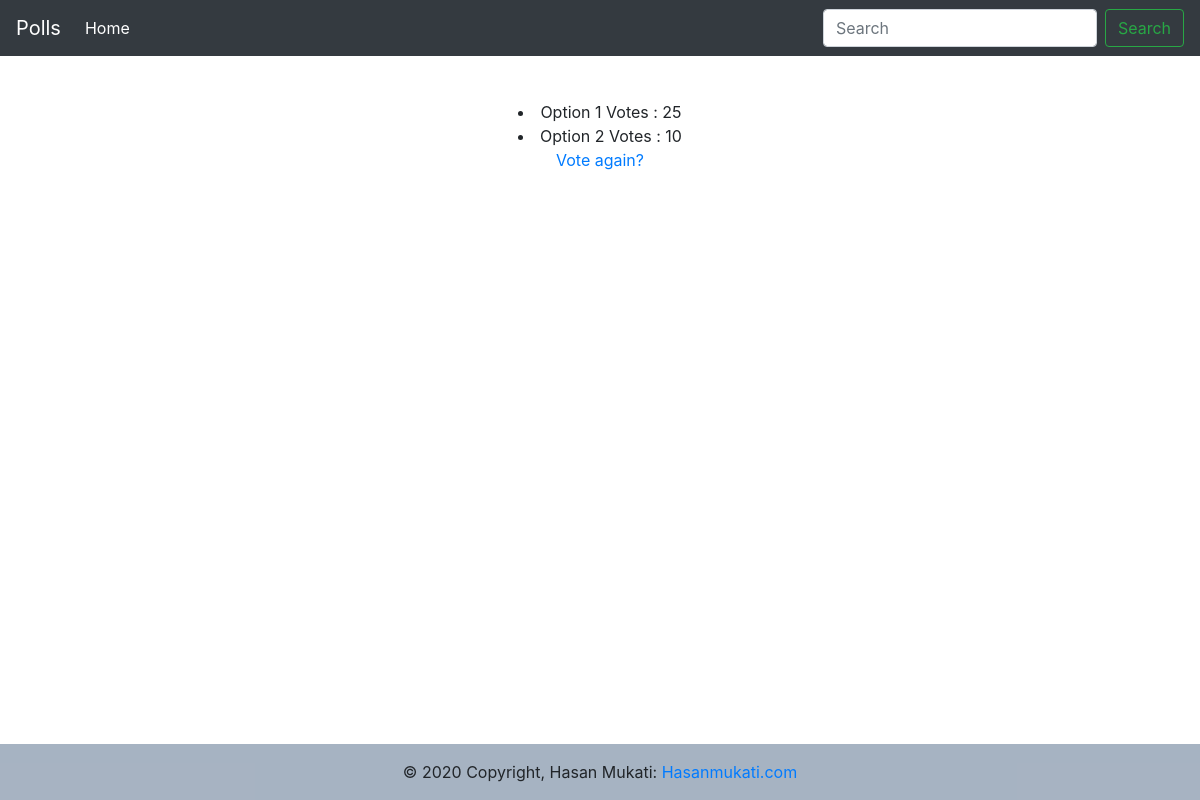
/polls/1/results/, run on an earlier commit of the app's database.
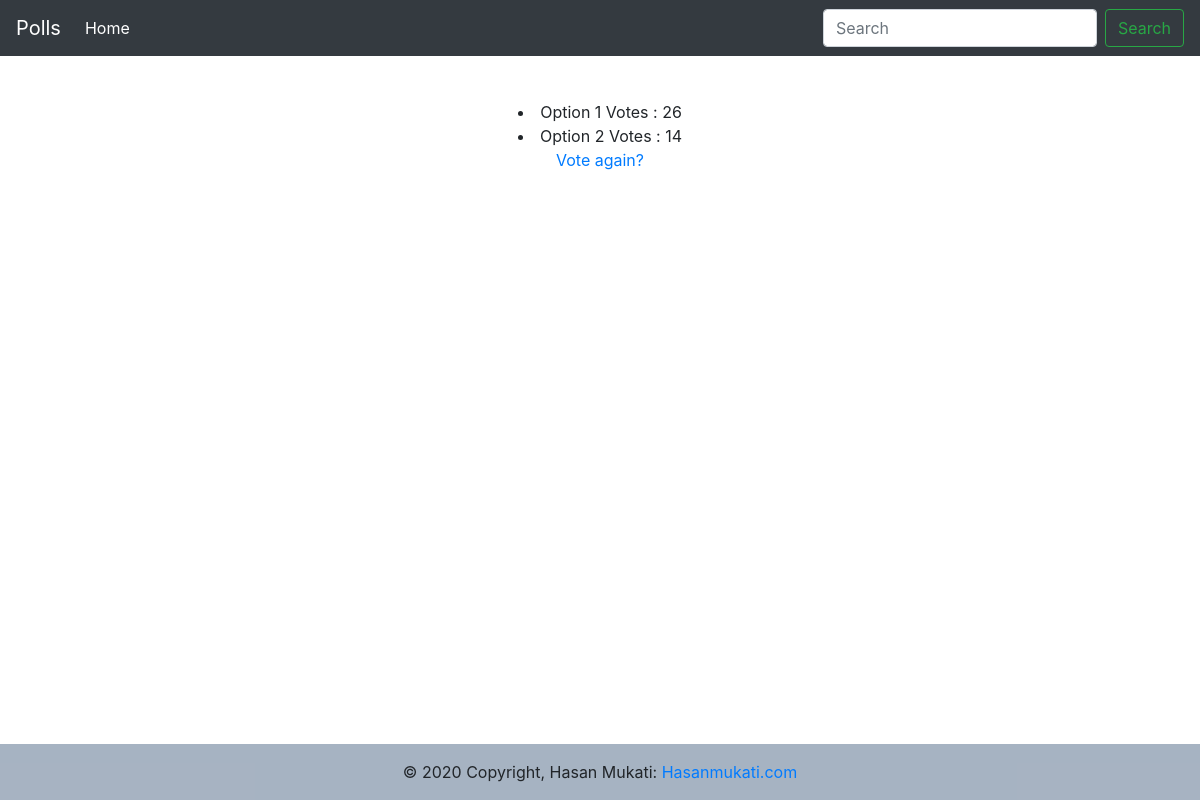
And on a later commit of the database.
### polls/models.py (models this page shows, shortened)
class Question(models.Model):
    question_text = models.CharField(max_length=200)
    pub_date = models.DateTimeField('date published')
    notMuchVotes = models.IntegerField(null=True)
    theSkyeVotes = models.IntegerField(null=True)
    from django.db import models

### polls/views.py (the view)
# urls.py: path('<int:question_id>/results/', views.results, name='results'),
def results(request, question_id):
    dataIn = request.POST.copy()
    try:
        question = Question.objects.get(id=question_id)
        if int(dataIn['choice']) == 10:
            currentVotes = question.notMuchVotes
            question.notMuchVotes = currentVotes + 1
        else:
            currentVotes = question.theSkyeVotes
            question.theSkyeVotes = currentVotes + 1
        question.save()
    except:
        pass
    question = get_object_or_404(Question, pk=question_id)
    return render(request, 'polls/results.html', {'question': question})

### polls/templates/polls/results.html (shortened to what this page needs)
<!DOCTYPE html>
<html lang="en">
  <head>
    <link rel="stylesheet" href="https://stackpath.bootstrapcdn.com/bootstrap/4.5.2/css/bootstrap.min.css">
</head>
<body>
    <nav class="navbar navbar-expand-md navbar-dark bg-dark fixed-top">
        <a class="navbar-brand" href="/polls/" googl="true">Polls</a>
        <div class="collapse navbar-collapse" id="navbarsExampleDefault">
          <ul class="navbar-nav mr-auto">
            <li class="nav-item active">
              <a class="nav-link" href="http://127.0.0.1:8000/">Home <span class="sr-only">(current)</span></a>
            </li>
          </ul>
          <form class="form-inline my-2 my-lg-0">
            <input class="form-control mr-sm-2" type="text" placeholder="Search" aria-label="Search">
            <button class="btn btn-outline-success my-2 my-sm-0" type="submit">Search</button>
          </form>
        </div>
      </nav>
</body>
<div class="container">
  <div>
    <li>Option 1 Votes : {{question.notMuchVotes}}</li>
    <li>Option 2 Votes : {{question.theSkyeVotes}}</li>
  </div>
  <div class="footer_container">
    <footer class="page-footer font-small blue">
        <div class="footer-copyright text-center py-3">© 2020 Copyright, Hasan Mukati:
          <a href="https://Hasanmukati.com/"> Hasanmukati.com</a>
        </div>
      </footer>
    </div>
<a href="{% url 'polls:detail' question.id %}">Vote again?</a>

What changed in the data, as far as the page shows it:
changed Question: notMuchVotes "25" → "26"; theSkyeVotes "10" → "14"
